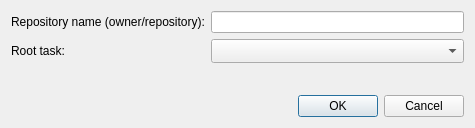
<?xml version="1.0" encoding="UTF-8"?>
<ui version="4.0">
 <class>RepositoryAdd</class>
 <widget class="QDialog" name="RepositoryAdd">
  <property name="geometry">
   <rect>
    <x>0</x>
    <y>0</y>
    <width>468</width>
    <height>128</height>
   </rect>
  </property>
  <property name="windowTitle">
   <string>Add repository</string>
  </property>
  <layout class="QGridLayout" name="gridLayout">
   <item row="3" column="0" colspan="4">
    <widget class="QDialogButtonBox" name="buttonBox">
     <property name="orientation">
      <enum>Qt::Horizontal</enum>
     </property>
     <property name="standardButtons">
      <set>QDialogButtonBox::Cancel|QDialogButtonBox::Ok</set>
     </property>
    </widget>
   </item>
   <item row="0" column="3">
    <widget class="QLineEdit" name="name"/>
   </item>
   <item row="1" column="3">
    <widget class="QComboBox" name="task">
     <property name="sizeAdjustPolicy">
      <enum>QComboBox::AdjustToMinimumContentsLengthWithIcon</enum>
     </property>
    </widget>
   </item>
   <item row="0" column="0" colspan="3">
    <widget class="QLabel" name="label">
     <property name="text">
      <string>Repository name (owner/repository):</string>
     </property>
    </widget>
   </item>
   <item row="2" column="0" colspan="4">
    <spacer name="verticalSpacer">
     <property name="orientation">
      <enum>Qt::Vertical</enum>
     </property>
     <property name="sizeHint" stdset="0">
      <size>
       <width>453</width>
       <height>1</height>
      </size>
     </property>
    </spacer>
   </item>
   <item row="1" column="0" colspan="3">
    <widget class="QLabel" name="label_2">
     <property name="text">
      <string>Root task:</string>
     </property>
    </widget>
   </item>
  </layout>
 </widget>
 <resources/>
 <connections>
  <connection>
   <sender>buttonBox</sender>
   <signal>accepted()</signal>
   <receiver>RepositoryAdd</receiver>
   <slot>accept()</slot>
   <hints>
    <hint type="sourcelabel">
     <x>248</x>
     <y>254</y>
    </hint>
    <hint type="destinationlabel">
     <x>157</x>
     <y>274</y>
    </hint>
   </hints>
  </connection>
  <connection>
   <sender>buttonBox</sender>
   <signal>rejected()</signal>
   <receiver>RepositoryAdd</receiver>
   <slot>reject()</slot>
   <hints>
    <hint type="sourcelabel">
     <x>316</x>
     <y>260</y>
    </hint>
    <hint type="destinationlabel">
     <x>286</x>
     <y>274</y>
    </hint>
   </hints>
  </connection>
 </connections>
</ui>
